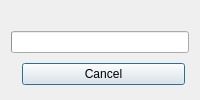
<?xml version="1.0" encoding="UTF-8"?>
<ui version="4.0">
 <class>ProgressDialog</class>
 <widget class="QDialog" name="ProgressDialog">
  <property name="modal">
   <bool>true</bool>
  </property>
  <layout class="QVBoxLayout" name="verticalLayout">
   <item>
    <widget class="QLabel" name="progressLabel">
     <property name="alignment">
      <set>Qt::AlignCenter</set>
     </property>
    </widget>
   </item>
   <item>
    <widget class="QProgressBar" name="progressBar"/>
   </item>
   <item>
    <widget class="QWidget" name="progressButtonsWidget" native="true">
     <layout class="QHBoxLayout" name="horizontalLayout_2">
      <property name="spacing">
       <number>4</number>
      </property>
      <property name="leftMargin">
       <number>4</number>
      </property>
      <property name="topMargin">
       <number>4</number>
      </property>
      <property name="rightMargin">
       <number>4</number>
      </property>
      <property name="bottomMargin">
       <number>4</number>
      </property>
      <item>
       <spacer name="horizontalSpacer">
        <property name="orientation">
         <enum>Qt::Horizontal</enum>
        </property>
       </spacer>
      </item>
      <item>
       <widget class="QPushButton" name="cancelPushButton">
        <property name="text">
         <string>Cancel</string>
        </property>
       </widget>
      </item>
     </layout>
    </widget>
   </item>
  </layout>
 </widget>
 <resources/>
 <connections/>
 <buttongroups/>
</ui>
